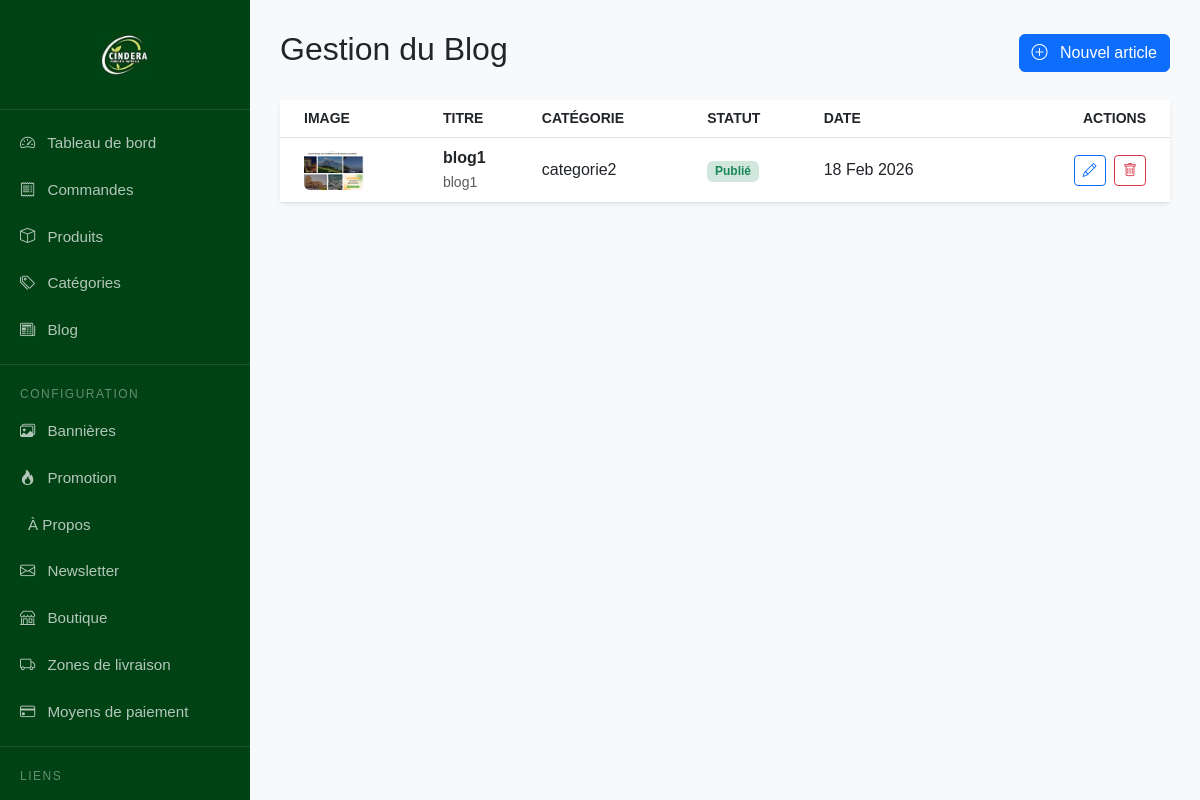
The page /dashboard/blog/ (signed in) on the database its author committed.
### shop/models.py (models this page shows, shortened)
class BlogPost(models.Model):
    category = models.ForeignKey(Category, on_delete=models.SET_NULL, null=True, related_name='posts')
    title = models.CharField(max_length=200)
    slug = models.SlugField(unique=True, max_length=255)
    excerpt = models.TextField(help_text="Texte court affiché sur la carte")
    content = models.TextField(blank=True)
    image = models.ImageField(upload_to='blog/')
    meta_title = models.CharField(max_length=255, blank=True)
    meta_description = models.CharField(max_length=255, blank=True)
    created_at = models.DateTimeField(auto_now_add=True)
    is_active = models.BooleanField(default=True)
    class Meta:
        ordering = ['-created_at']

class Category(models.Model):
    name = models.CharField(max_length=200, unique=True, verbose_name="Nom")
    slug = models.SlugField(max_length=200, unique=True, blank=True)
    description = models.TextField(blank=True, verbose_name="Description")
    image = models.ImageField(upload_to='categories/', blank=True, null=True, verbose_name="Image")
    class Meta:
        verbose_name = "Catégorie"
        verbose_name_plural = "Catégories"
        ordering = ['name']

### shop/decorators.py (the view)
    def _wrapped_view(request, *args, **kwargs):
        if request.user.is_authenticated:
            if request.user.is_manager or request.user.is_admin_role:
                return view_func(request, *args, **kwargs)
            else:
                raise PermissionDenied("Vous n'avez pas la permission d'accéder à cette page.")
        else:
            return redirect('products:login')  # redirige si non connecté

### shop/context_processors.py (called while the page is built)
def cart_item_count(request):
    cart = request.session.get('cart', {})
    total_quantity = sum(int(item['quantity']) for item in cart.values())
    return {'cart_item_count': total_quantity}

def categories_context(request):
    return {
        'categories': Category.objects.all()
    }

### shop/models.py (called while the page is built)
    @property
    def is_manager(self):
        return self.role == self.Role.GESTIONNAIRE

    @property
    def is_admin_role(self):
        return self.role == self.Role.ADMIN

### shop/views.py (called while the page is built)
@login_required
@admin_or_manager_required
def blog_list_view(request):
    posts = BlogPost.objects.all()
    return render(request, 'dashboard/blog/list.html', {'posts': posts})

### templates/dashboard/blog/list.html (shortened to what this page needs)
{% extends "dashboard/base_dashboard.html" %}
{% block content %}
<div class="d-flex justify-content-between align-items-center mb-4">
    <h2>Gestion du Blog</h2>
    <a href="{% url 'dashboard:blog_add' %}" class="btn btn-primary">
        <i class="bi bi-plus-circle me-2"></i> Nouvel article
    </a>
</div>
<div class="card shadow-sm border-0">
    <div class="table-responsive">
        <table class="table table-hover align-middle mb-0">
            <thead class="bg-light text-muted small text-uppercase">
                <tr>
                    <th class="ps-4">Image</th>
                    <th>Titre</th>
                    <th>Catégorie</th>
                    <th>Statut</th>
                    <th>Date</th>
                    <th class="text-end pe-4">Actions</th>
                </tr>
            </thead>
            <tbody>
                {% for post in posts %}
                <tr>
                    <td class="ps-4">
                        {% if post.image %}
                            <img src="{{ post.image.url }}" alt="{{ post.title }}" class="rounded" style="width: 60px; height: 40px; object-fit: cover;">
                        {% else %}
                            <div class="bg-secondary rounded" style="width: 60px; height: 40px;"></div>
                        {% endif %}
                    </td>
                    <td>
                        <strong>{{ post.title }}</strong><br>
                        <small class="text-muted">{{ post.slug }}</small>
                    </td>
                    <td>{{ post.category.name|default:"Non classé" }}</td>
                    <td>
                        {% if post.is_active %}
                            <span class="badge bg-success-subtle text-success">Publié</span>
                        {% else %}
                            <span class="badge bg-secondary-subtle text-secondary">Brouillon</span>
                        {% endif %}
                    </td>
                    <td>{{ post.created_at|date:"d M Y" }}</td>
                    <td class="text-end pe-4">
                        <a href="{% url 'dashboard:blog_edit' post.id %}" class="btn btn-sm btn-outline-primary me-1" title="Modifier">
                            <i class="bi bi-pencil"></i>
                        </a>
                        <a href="{% url 'dashboard:blog_delete' post.id %}" class="btn btn-sm btn-outline-danger" title="Supprimer">
                            <i class="bi bi-trash"></i>
                        </a>
                    </td>
                </tr>
                {% endfor %}
            </tbody>
        </table>
    </div>
</div>
{% endblock %}

### templates/dashboard/base_dashboard.html (style rules this page uses)
body { background-color: #f8f9fa; }
body { background-color: #f8f9fa; font-family: 'Poppins', sans-serif; }

### rows shown on the page
BlogPost: image (picture), title "blog1", slug "blog1", category.name "categorie2", is_active "Publié", created_at "18 Feb 2026"
